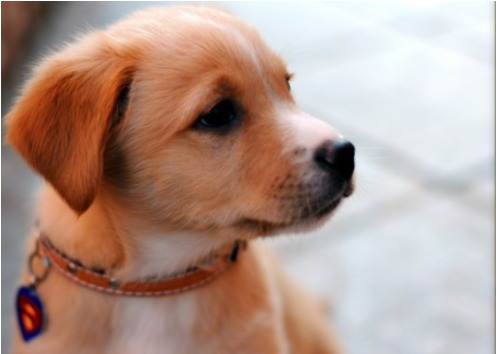
#> input picture Internship_Task 1.4/dog.jpeg, 496 x 354 px
$ jupyter execute 'Image to Pencil Sketch.ipynb'
#> lines starting #> are read from the running program, lines starting #| are printed output that depends on the picture
# LGM_Internship

## Task 4 : Image to Pencil Sketch with Python
### - by Fena Jain

**Introducing: Applying Sketch Filter to an Image**

Are you interested in transforming your images into captivating sketches? Look no further!

In this methodology, we will explore how to apply a sketch filter to an image using the power of computer vision and image processing. By following the code provided, you'll be able to effortlessly convert any image into a sketch-like representation.

The methodology takes advantage of two essential packages: `cv2` and `matplotlib.pyplot`. The `cv2` package, also known as OpenCV, provides a comprehensive set of tools for image processing, while `matplotlib.pyplot` allows us to visualize and display the transformed images in an intuitive manner.

Step by step, we will guide you through the process. First, the original image is loaded using `cv2.imread()`. Then, the magic begins with the application of the sketch filter. This filter is achieved by converting the image to grayscale, inverting the grayscale image, applying a Gaussian blur, inverting the blurred image again, and finally, creating the sketch filter through division.

To enhance the visual experience, the sketch-filtered image is converted back to color using `cv2.cvtColor()`. With both the original and filtered images ready, a figure is created, containing two axes, and the images are displayed side by side. The left axis showcases the original image, while the right axis presents the sketch-filtered image.

To ensure a polished appearance, the axes are configured to remove axis labels and display titles for each image. Subplot spacing is adjusted using `plt.tight_layout()` to avoid clutter. Finally, the figure is displayed using `plt.show()`, allowing you to witness the transformation from the original image to the stunning sketch-filtered result.

With this methodology, you'll be able to explore the artistic possibilities of applying sketch filters to your images. Let your creativity flow as you reimagine your photos in a mesmerizing new form...!

**Methodology: Applying Sketch Filter to an Image**

**1. Importing Packages**

The code begins by importing the necessary packages for the image processing task. Two important packages are imported: `cv2` and `matplotlib.pyplot`.

- `cv2` (OpenCV): A popular computer vision library used for image processing tasks, including reading, manipulating, and saving images.
- `matplotlib.pyplot`: A plotting library that provides a MATLAB-like interface for creating visualizations.

**2. Reading the Image**

The original image is read using the `cv2.imread()` function, which takes the image file path as an argument and returns a NumPy array representing the image.

**3. Applying the Sketch Filter**

The sketch filter is applied to the image in several steps:

- Convert to grayscale: The `cv2.cvtColor()` function is used to convert the image from the BGR color space to grayscale (`cv2.COLOR_BGR2GRAY`). This step simplifies the image by removing color information.
- Invert the grayscale image: The `cv2.bitwise_not()` function is used to invert the grayscale image, effectively reversing the pixel values.
- Apply Gaussian blur: The `cv2.GaussianBlur()` function applies a Gaussian blur to the inverted grayscale image. This blurring reduces noise and smoothens the image. The blur size is defined by the kernel size, which is set to (101, 101) in this case.
- Invert the blurred image: Similar to the earlier step, the `cv2.bitwise_not()` function is used to invert the blurred image.
- Create sketch filter: The `cv2.divide()` function is used to create the sketch filter. It divides the grayscale image by the inverted blurred image, applying a specific scaling factor (`scale=256.0`). This step enhances the edges and details in the image, producing a sketch-like effect.

**4. Converting the Filtered Image to Color**

To display the sketch-filtered image in color, the grayscale image is converted back to the BGR color space using `cv2.cvtColor()` with the flag `cv2.COLOR_GRAY2BGR`. This step allows the filtered image to be visually presented alongside the original image.

**5. Displaying the Images**

The code creates a figure and two axes using `plt.subplots(1, 2)`, which generates a single row with two columns for displaying the original and filtered images side by side.

- Original image display: The original image is displayed on the left axis (`axs[0]`) using `axs[0].imshow()`, which takes the image array converted to RGB format.
- Filtered image display: The filtered image is displayed on the right axis (`axs[1]`) using `axs[1].imshow()` after converting it to RGB format.
- Axis configuration: The axes are configured to turn off the axis labels (`axs[0].axis('off')` and `axs[1].axis('off')`) and set titles for each image (`axs[0].set_title()` and `axs[1].set_title()`).
- Adjusting subplot spacing: `plt.tight_layout()` is used to adjust the spacing between the subplots, ensuring they are properly displayed.
- Showing the figure: Finally, `plt.show()` is called to display the figure with both images.

This methodology explains the steps involved in applying a sketch filter to an image using OpenCV and Matplotlib, along with descriptions of the packages and functions used.

### Importing the required libraries

[cell 1]
# Installing the required libraries
import cv2
from matplotlib import pyplot as plt

### Reading the image file

[cell 2]
# Read the original image
image = cv2.imread('dog.jpeg')
#> image is the input picture: shape (354, 496, 3); mean B, G, R 141.6, 152.6, 178.5

### Displaying the original image file

[cell 3]
rgb_image = cv2.cvtColor(image, cv2.COLOR_BGR2RGB)

plt.imshow(rgb_image)
plt.title("Original Image")
plt.show()

### Converting the original image to the grayscale image

[cell 4]
# Apply the sketch filter
grey_filter = cv2.cvtColor(image, cv2.COLOR_BGR2GRAY)
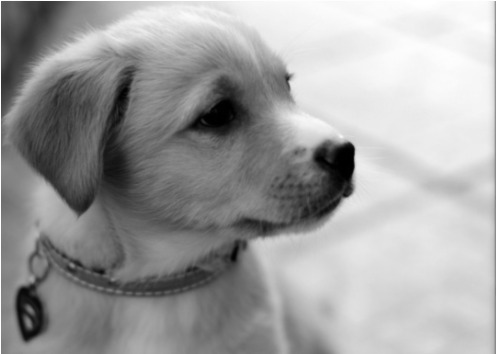
#> grey_filter: shape (354, 496); min 0, max 255, mean 159.1

[cell 5]
invert = cv2.bitwise_not(grey_filter)
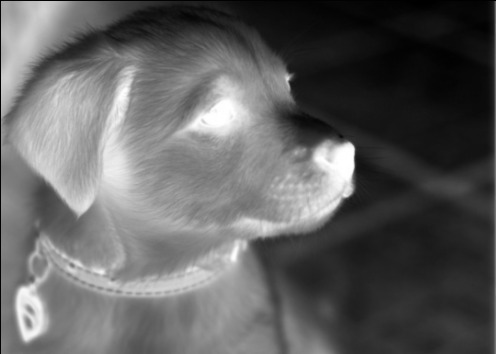
#> invert: shape (354, 496); min 0, max 255, mean 95.9

[cell 6]
blur = cv2.GaussianBlur(invert, (101, 101), 0)
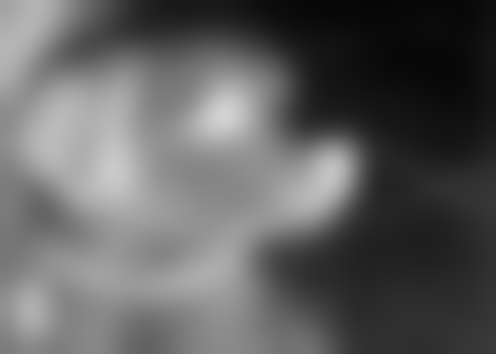
#> blur: shape (354, 496); min 6, max 210, mean 96

[cell 7]
inverted_blur = cv2.bitwise_not(blur)
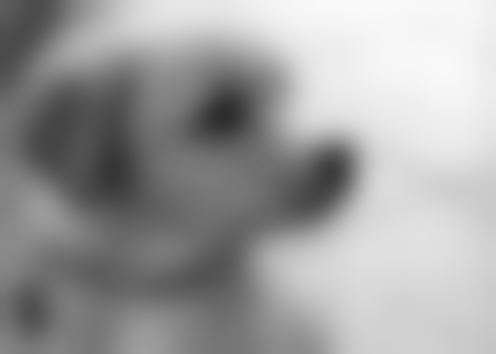
#> inverted_blur: shape (354, 496); min 45, max 249, mean 159

[cell 8]
sketch_filter = cv2.divide(grey_filter, inverted_blur, scale=256.0)
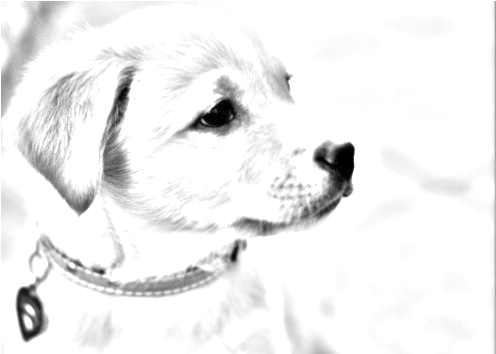
#> sketch_filter: shape (354, 496); min 0, max 255, mean 239.2

[cell 9]
# Convert the sketch-filtered image to color
sketch_filter_color = cv2.cvtColor(sketch_filter, cv2.COLOR_GRAY2BGR)

### Saving the sketch image

[cell 10]
# Saving the sketch file in the png format
sketch = cv2.imwrite("output.png", sketch_filter_color)

### Plotting both the images

[cell 11]
# Create a figure and axes to display the images
fig, axs = plt.subplots(1, 2)

# Display the original image on the left
axs[0].imshow(cv2.cvtColor(image, cv2.COLOR_BGR2RGB))
axs[0].axis('off')
axs[0].set_title('Original Image')

# Display the sketch-filtered image on the right
axs[1].imshow(cv2.cvtColor(sketch_filter_color, cv2.COLOR_BGR2RGB))
axs[1].axis('off')
axs[1].set_title('Sketch Filtered Image')

# Adjust the spacing between subplots
plt.tight_layout()

# Show the figure with both images
plt.show()
